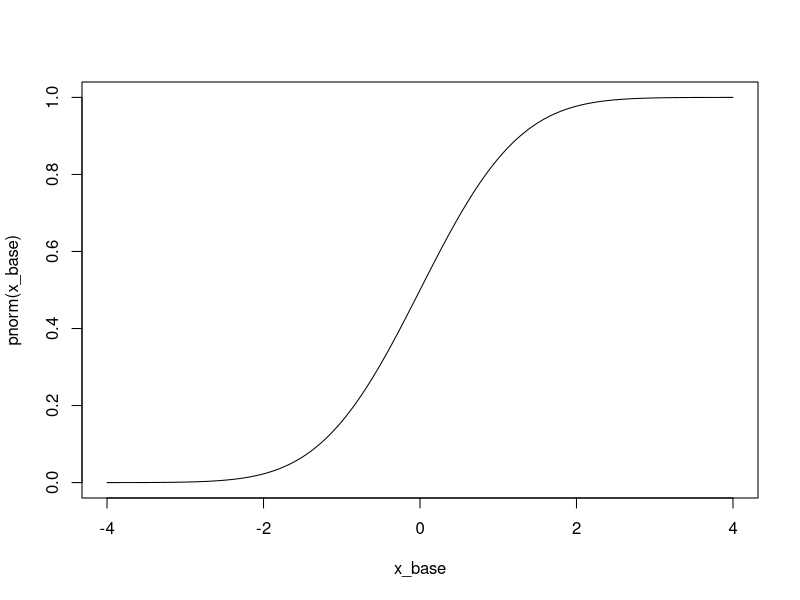
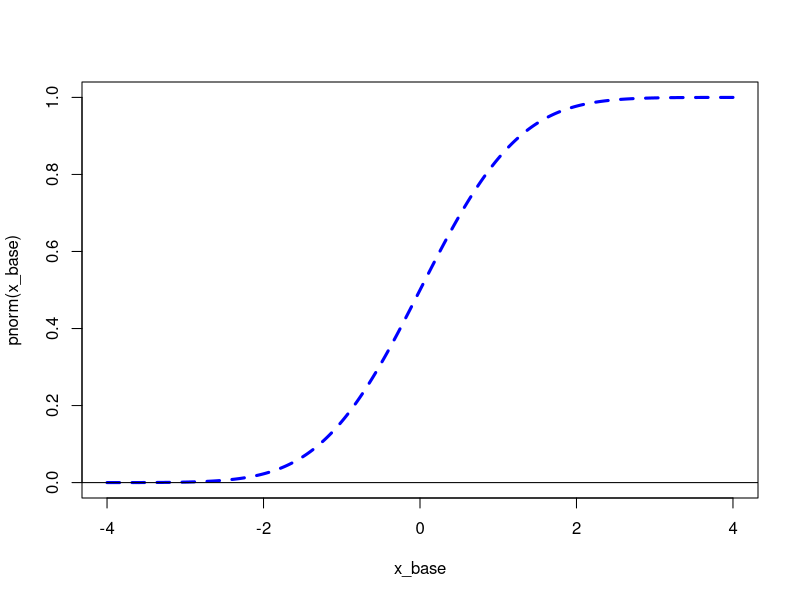
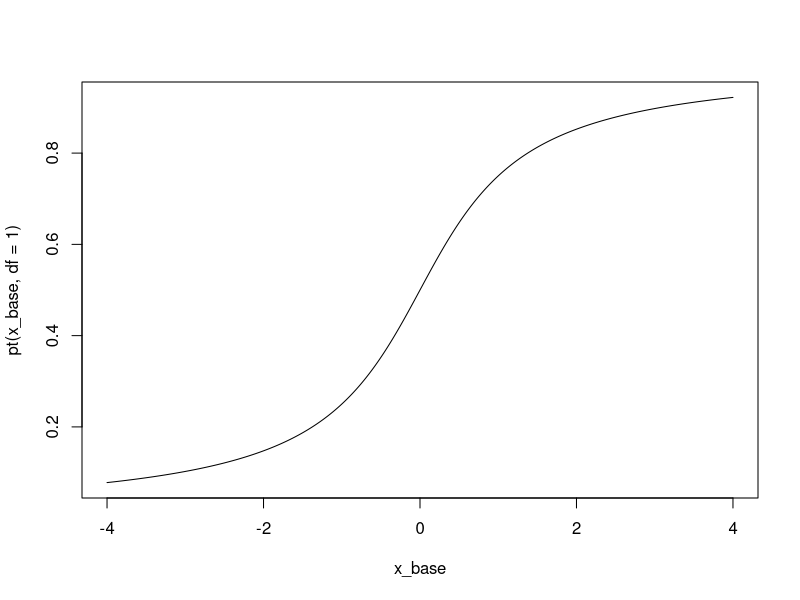
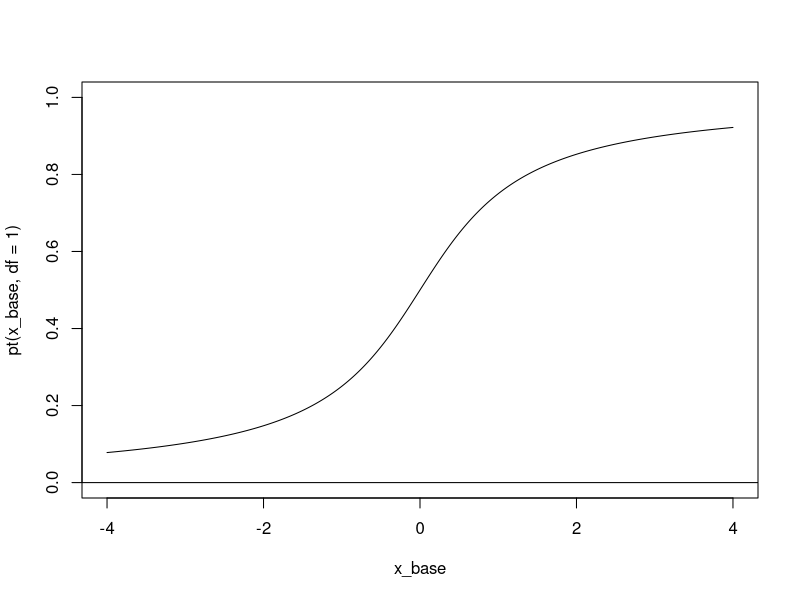
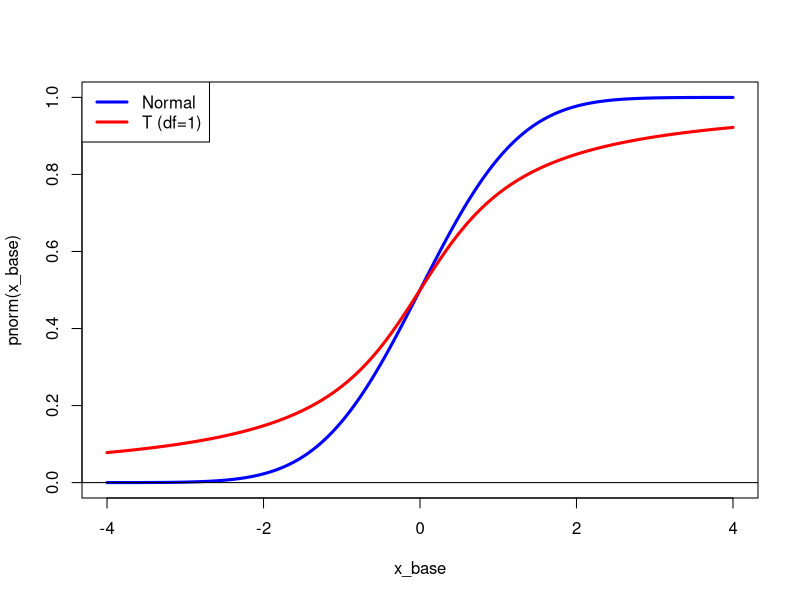
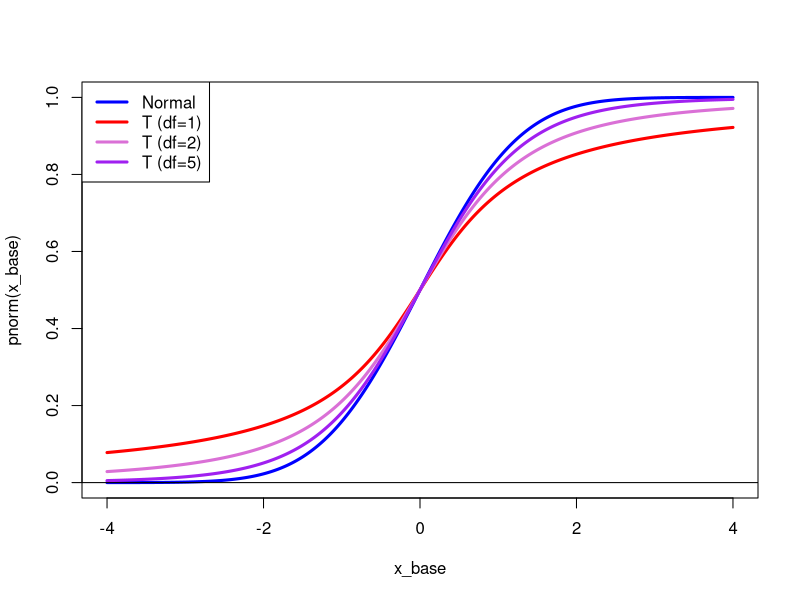
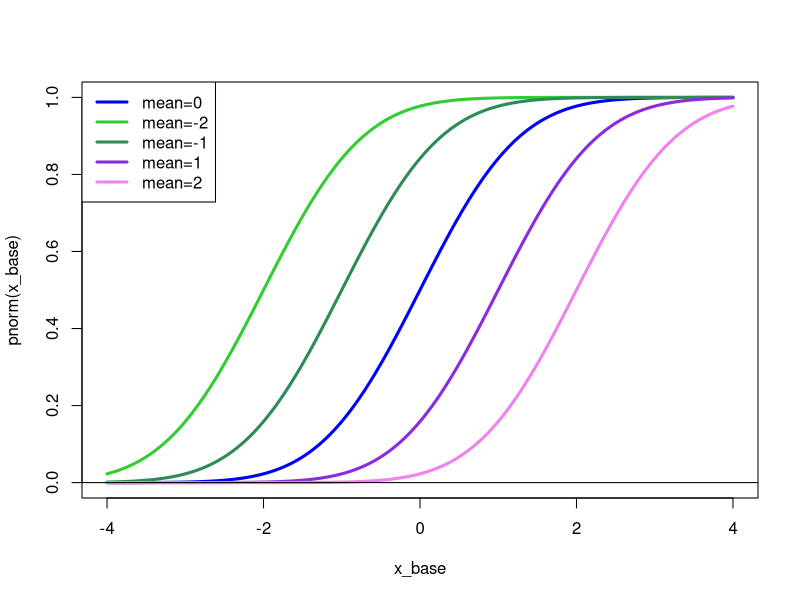
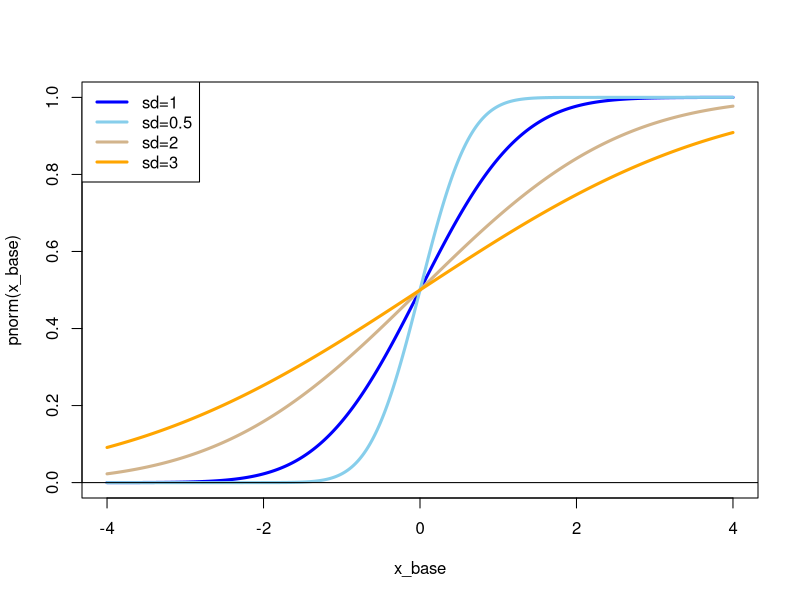

Reproduce these figures in R, in order.
## -------------------------------------------------------------
## Stat/Q Sci 403 Lab 2 | Spring 2019 | University of Washington
## -------------------------------------------------------------
###              ###
### Part 1: CDF  ###
###              ###
### normal distribution
pnorm(-2)
pnorm(-1)
pnorm(0)
pnorm(1)
pnorm(2)

x_base = seq(from=-4, to=4, by=0.01)
plot(x=x_base, y=pnorm(x_base), type="l")
  # this creates the CDF curve

plot(x=x_base, y=pnorm(x_base), type="l", lwd=3,
     lty=2, col="blue")
abline(h=0)
  # abline(h=0): add the horizontal line at y=0


### t-distribution
x_base = seq(from=-4, to=4, by=0.01)
plot(x=x_base, y=pt(x_base, df=1), type="l")
  # pt: CDF of t-distribution
  # df=1: degree of freedom of t-distribution

plot(x=x_base, y=pt(x_base, df=1), type="l",
     ylim=c(0,1))
  # ylim=c(0,1): set the range of Y-axis
abline(h=0)


## overlay multiple curves
x_base = seq(from=-4, to=4, by=0.01)
plot(x=x_base, y=pnorm(x_base), type="l", lwd=3, col="blue")
lines(x=x_base, y=pt(x_base, df=1), lwd=3, col="red")
abline(h=0)

legend("topleft", c("Normal","T (df=1)"), lwd=3, col=c("blue","red"))
  # add a legend; please play around with each argument to
  # see its functionality.

plot(x=x_base, y=pnorm(x_base), type="l", lwd=3, col="blue")
lines(x=x_base, y=pt(x_base, df=1), lwd=3, col="red")
lines(x=x_base, y=pt(x_base, df=2), lwd=3, col="orchid")
lines(x=x_base, y=pt(x_base, df=5), lwd=3, col="purple")
abline(h=0)

legend("topleft", c("Normal","T (df=1)","T (df=2)", "T (df=5)"), 
       lwd=3, col=c("blue","red","orchid","purple"))
  # this shows that when df -> infinity, t-distribution reduces to
  # Normal distribution


### Normal distribution with different mean
x_base = seq(from=-4, to=4, by=0.01)
plot(x=x_base, y=pnorm(x_base), type="l", lwd=3, col="blue")
lines(x=x_base, y=pnorm(x_base, mean = -2), lwd=3, col="limegreen")
lines(x=x_base, y=pnorm(x_base, mean = -1), lwd=3, col="seagreen")
lines(x=x_base, y=pnorm(x_base, mean = 1), lwd=3, col="blueviolet")
lines(x=x_base, y=pnorm(x_base, mean = 2), lwd=3, col="violet")
abline(h=0)

legend("topleft", c("mean=0", "mean=-2", "mean=-1", "mean=1",
                    "mean=2"), 
       lwd=3, col=c("blue","limegreen","seagreen","blueviolet",
                    "violet"))


### Normal distribution with different variance
x_base = seq(from=-4, to=4, by=0.01)
plot(x=x_base, y=pnorm(x_base), type="l", lwd=3, col="blue")
lines(x=x_base, y=pnorm(x_base, sd=0.5), lwd=3, col="skyblue")
lines(x=x_base, y=pnorm(x_base, sd=2), lwd=3, col="tan")
lines(x=x_base, y=pnorm(x_base, sd=3), lwd=3, col="orange")
abline(h=0)

legend("topleft", c("sd=1", "sd=0.5", "sd=2", "sd=3"), 
       lwd=3, col=c("blue","skyblue","tan","orange"))


### Exercise 1.1: 
###  In one plot, show the CDF of uniform distribution over [-4,4]
###  and Exp(2) and N(0,1) for x within [-5, 5].
x_base2 <- seq(-5, 5, 0.01)
plot(x_base, punif(x_base, min=-4, max=4), type = 'l', lwd=3, col="skyblue")
lines(x_base2, pexp(x_base2, 2), lwd=3, col='orange')
lines(x_base2, pnorm(x_base2, 0, 1), lwd=3, col='tan')

### Exercise 1.2: 
###  In one plot, show the CDF of Exp(1), Exp(2), Exp(5), Exp(10)
###  for x within [0, 4].
x_base3 <- seq(0, 4, 0.01)
plot(x_base3, pexp(x_base3, 1), type='l', lwd=3, col='skyblue')
lines(x_base3, pexp(x_base3, 2), lwd=3, col='blue')
lines(x_base3, pexp(x_base3, 5), lwd=3, col='orange')
lines(x_base3, pexp(x_base3, 10), lwd=3, col='tan')

###              ###
### Part 2: EDF  ###
###              ###
x = c(1,3,4, 9,13)
x_edf = ecdf(x)

x_edf

str(x_edf)
  # 'x_edf' is a function

knots(x_edf)

x_edf(0)
x_edf(2)
x_edf(4)
x_edf(6)


## plotting EDF (it is already programmed)
plot(x_edf)

plot(x_edf, xlim=c(-5, 20), col="royalblue", lwd=3, cex=2,
     pch=2,verticals=T)
  # you can adjust many layout of it


x_base = seq(from=-2, to=15, by=0.01)
plot(x=x_base, y=x_edf(x_base), type="l", lwd=3, col="blue")
  # you can use what we have learnd to visualize it


## EDF of a randomly generated sample
data = rnorm(100)
data_edf = ecdf(data)

plot(data_edf, xlim=c(-4,4))

plot(data_edf, xlim=c(-4,4), do.points=F, col="red")
  # do.points=F: no the big bullet for data points

plot(data_edf, xlim=c(-4,4), do.points=F, col="red",
     verticals = T)
x_base = seq(from=-4, to=4, by=0.01)
lines(x=x_base, y=pnorm(x_base), col="blue")
  # compare to the CDF


## compare 10 curves
plot(x=x_base, y=pnorm(x_base), col="royalblue", type="l",
     lwd=5)
for(i in 1:10){
  data = rnorm(100)
  data_edf = ecdf(data)
  lines(data_edf, do.points=F, lwd=2, verticals=T, 
        col="gray50")
}

lines(x=x_base, y=pnorm(x_base), col="royalblue", lwd=5)

## compare 10 curves: change sample size
plot(x=x_base, y=pnorm(x_base), col="royalblue", type="l",
     lwd=5)
for(i in 1:10){
  data = rnorm(10)
  data_edf = ecdf(data)
  lines(data_edf, do.points=F, lwd=2, verticals=T, 
        col="gray50")
}
  # this shows the convergence of EDF to CDF
lines(x=x_base, y=pnorm(x_base), col="royalblue", lwd=5)


### Exercise 2.1: 
### Given 5 points 1,1,3,4,7, show the EDF curve using these points.  

x_base <- c(1,1,3,4,7)
x_edf <- ecdf(x_base)
plot(x_edf, do.points=F, col="skyblue", lwd=3)

### Exercise 2.2: 
### Generate 50 points from N(0,1), call it data1.
### Generate another new 50 points from Exp(1), call it data2.
### In the same plot, show two EDF curves, one is from data1 and
### the other is from data2.

x_base <- rnorm(50)
x_edf <- ecdf(x_base)
x_base2 <- rexp(50, 1)
x_edf2 <- ecdf(x_base2)
plot(x_edf, do.points=F, col='skyblue', lwd=3)
lines(x_edf2, do.points=F, col='orange')



### (optional) confidence interval for CDF?
n=100
data = rnorm(n)
data_edf = ecdf(data)
x_base = seq(from=-4, to=4, by=0.01)

var_edf = data_edf(x_base)*(1-data_edf(x_base))/n
se_edf = sqrt(var_edf)


# method 1
plot(data_edf, do.points=F, lwd=3, verticals=T,
     col="blue")
lines(x=x_base, y=data_edf(x_base)-qnorm(0.95)*se_edf,
     col="dodgerblue", lwd=2, lty=2)
lines(x=x_base, y=data_edf(x_base)+qnorm(0.95)*se_edf,
      col="dodgerblue", lwd=2, lty=2)
  # lty=2: dashed curves


# method 2
plot(data_edf, do.points=F, lwd=3, verticals=T,
     col="blue")
polygon(c(x_base,rev(x_base)), 
        y=c(data_edf(x_base)-qnorm(0.95)*se_edf,
            rev(data_edf(x_base)+qnorm(0.95)*se_edf)), 
        col ="lightblue", border = "dodgerblue")
  # polygon: a function to generate a polygon from points
lines(data_edf, do.points=F, lwd=3, verticals=T,
      col="blue")

lines(x=x_base, y=pnorm(x_base), col="red", lwd=2)


###                  ###
### Part 3: KS-test  ###
###                  ###
### CDF curves from different population
data1 = rnorm(100)
data2 = rexp(100, rate = 1)

data1_edf = ecdf(data1)
data2_edf = ecdf(data2)

plot(data1_edf, do.points=F, lwd=3, verticals=T,
     col="orchid", xlim=c(-3, 5))
lines(data2_edf, do.points=F, lwd=3, verticals=T,
      col="tan")


## repeat 10 times for each case
plot(NULL, xlim=c(-3, 5), ylim=c(0,1))
for(i in 1:10){
  data1 = rnorm(100)
  data2 = rexp(100, rate = 1)
  data1_edf = ecdf(data1)
  data2_edf = ecdf(data2)

  lines(data1_edf, do.points=F, lwd=2, verticals=T,
       col="orchid", xlim=c(-3, 5))
  lines(data2_edf, do.points=F, lwd=2, verticals=T,
        col="tan")
}
  # their CDF looks very different


### Two-sample test--H0: F1 = F2
# 1.
data1 = rnorm(100)
data2 = rexp(100, rate = 1)

# H0: data1 and data2 are from same distribution
ks.test(data1,data2)

# 2. smaller sample size
data1 = rnorm(25)
data2 = rexp(25, rate = 1)

ks.test(data1,data2)

# 3. even smaller sample size
data1 = rnorm(10)
data2 = rexp(10, rate = 1)

ks.test(data1,data2)

# 4. Case of H0 being true:
data1 = rnorm(10)
data2 = rnorm(100)

ks.test(data1,data2)

# 5. distribution of p-values: H0 is true.
p1_dis = rep(NA, 10000)
for(i in 1:10000){
  data1 = rnorm(10)
  data2 = rnorm(100)
  p1_dis[i] = ks.test(data1,data2)$p.value
}
hist(p1_dis, probability = T, col="palegreen")

# 6. distribution of p-values: H0 is false
p2_dis = rep(NA, 10000)
for(i in 1:10000){
  data1 = rnorm(10)
  data2 = rexp(100, rate = 1)
  p2_dis[i] = ks.test(data1,data2)$p.value
}
hist(p2_dis, probability = T, col="orchid")

which(p2_dis<0.05)

length(which(p2_dis<0.05))/10000


# 7. Normal versus Normal: H0 is true:
p3_dis = rep(NA, 10000)
for(i in 1:10000){
  data1 = rnorm(50)
  data2 = rnorm(50)
  p3_dis[i] = ks.test(data1,data2)$p.value
}
hist(p3_dis, probability = T, col="skyblue")


# 8. Normal versus Normal: H0 is false:
p4_dis = rep(NA, 10000)
for(i in 1:10000){
  data1 = rnorm(50)
  data2 = rnorm(50, sd=3)
  p4_dis[i] = ks.test(data1,data2)$p.value
}
hist(p4_dis, probability = T, col="tan")


### Exercise 3.1: 
### Generate 100 points from Exp(1), called it data1.
### Generate another 100 points from Exp(2), called it data2.
### Plot the EDF curves of both data in the same figure.
### Use KS-test to see the p-value; repeat this process several times.
###

data1 <- rexp(100, 1)
data2 <- rexp(100, 2)
data1_edf <- ecdf(data1)
data2_edf <- ecdf(data2)
plot(data1_edf, do.points=F, col='tan', lwd=3)
lines(data2_edf, do.points=F, col='blue', lwd=3)

p_exp_dist <- rep(NA, 100)
for (i in 1:100) {
  data1 <- rexp(100, 1)
  data2 <- rexp(100, 2)
  p_exp_dist[i] = ks.test(data1, data2)$p.value
}
hist(p_exp_dist, probability=T, col="skyblue")

### Change the sampling distribution of data2 to Exp(1) and Exp(3);
### repeat the above procedure to see how the p-value changes.

p_exp_dist <- rep(NA, 100)
for (i in 1:100) {
  data1 <- rexp(10, 1)
  data2 <- rexp(10, 2)
  p_exp_dist[i] = ks.test(data1, data2)$p.value
}
hist(p_exp_dist, probability=T, col="skyblue")

### For a given x, does EDF reduces to a Bernoulli distribution?
x0 = 2
data1 = rexp(100, rate = 1)
data1_edf = ecdf(data1)

data1_edf(x0)

#
cdf_x0 = rep(NA, 10000)
for(i in 1:10000){
  x0 = 2
  data1 = rexp(100, rate = 1)
  data1_edf = ecdf(data1)
  
  cdf_x0[i] = data1_edf(x0)
}
hist(cdf_x0, probability = T, col="lightgreen")

x_base = seq(from=0.70, to=1, by=0.001)
mu0 = pexp(2)
sd0 = sqrt(pexp(2)*(1-pexp(2))/100)
  # mean and SD of the Bernoulli distribution
lines(x=x_base, y=dnorm(x_base, mean=mu0,
                        sd= sd0), lwd=3, col="purple")
  # purple: central limit theorem
  # green: distribution we simulate


###                            ###
### Part 4: Using inverse CDF  ###
###                            ###
runif(100)
  # generates 100 random numbers from Uniform [0,1]. 

## quantile
x_base = seq(from=0.001, to=0.999, by=0.001)
plot(x=x_base, y=qnorm(x_base), type="l", lwd=3)


# two ways of generating distributions
data1 = rnorm(100)
data2 = qnorm(runif(100))

data1_edf = ecdf(data1)
data2_edf = ecdf(data2)

plot(data1_edf, do.points=F, lwd=3, verticals=T,
     col="gray30", xlim=c(-3, 5))
lines(data2_edf, do.points=F, lwd=3, verticals=T,
      col="hotpink")
legend("bottomright",c("rnorm","Inv CDF"), col=c("gray30","hotpink"),
       lwd=6)

ks.test(data1,data2)


# using opaque color
plot(NULL, xlim=c(-3,5),ylim=c(0,1), ylab="Fn(x)", xlab="X")
for(i in 1:10){
  data1 = rnorm(100, sd=1)
  data2 = qnorm(runif(100))
  
  data1_edf = ecdf(data1)
  data2_edf = ecdf(data2)
  
  lines(data1_edf, do.points=F, lwd=3, verticals=T,
       col=rgb(1,0,0,0.3), xlim=c(-3, 5))
  lines(data2_edf, do.points=F, lwd=3, verticals=T,
        col=rgb(0,0.5,1,0.3))
}
legend("bottomright",c("rnorm","Inv CDF"), 
       col=c(rgb(1,0,0,0.9),rgb(0,0.5,1,0.9)),
       lwd=6)


# another distribution
plot(NULL, xlim=c(-0.5,10),ylim=c(0,1), ylab="Fn(x)", xlab="X")
for(i in 1:10){
  data1 = rgamma(100, shape=2)
  data2 = qgamma(runif(100), shape=3)
  
  data1_edf = ecdf(data1)
  data2_edf = ecdf(data2)
  
  lines(data1_edf, do.points=F, lwd=3, verticals=T,
        col=rgb(0.5,0,1,0.3))
  lines(data2_edf, do.points=F, lwd=3, verticals=T,
        col=rgb(0,1,0,0.3))
}
legend("bottomright",c("rnorm","Inv CDF"), 
       col=c(rgb(0.5,0,1,0.9),rgb(0,1,0,0.9)),
       lwd=6)


### Exercise 4.1: 
### Generate 100 points from Exp(1), call it data1.
### Use inverse CDF method to generate 100 points from Exp(1),
### call it data2.
### (1) Plot the EDF curves of both data in the same figure.

data1 <- rexp(100, 1)
data2 <- qexp(runif(100), 1)
data1_edf <- ecdf(data1)
data2_edf <- ecdf(data2)

plot(data1_edf, do.point=F, lwd=3, col='red')
lines(data2_edf, do.point=F, lwd=3, col='blue')


### (2) Using for loop to display 10 curves for each case in the same
###     figure.



### (3) Change data1 to Exp(0.5) and Exp(2), repeat (1) and (2) to see
###     how the rate parameter changes the EDF.






